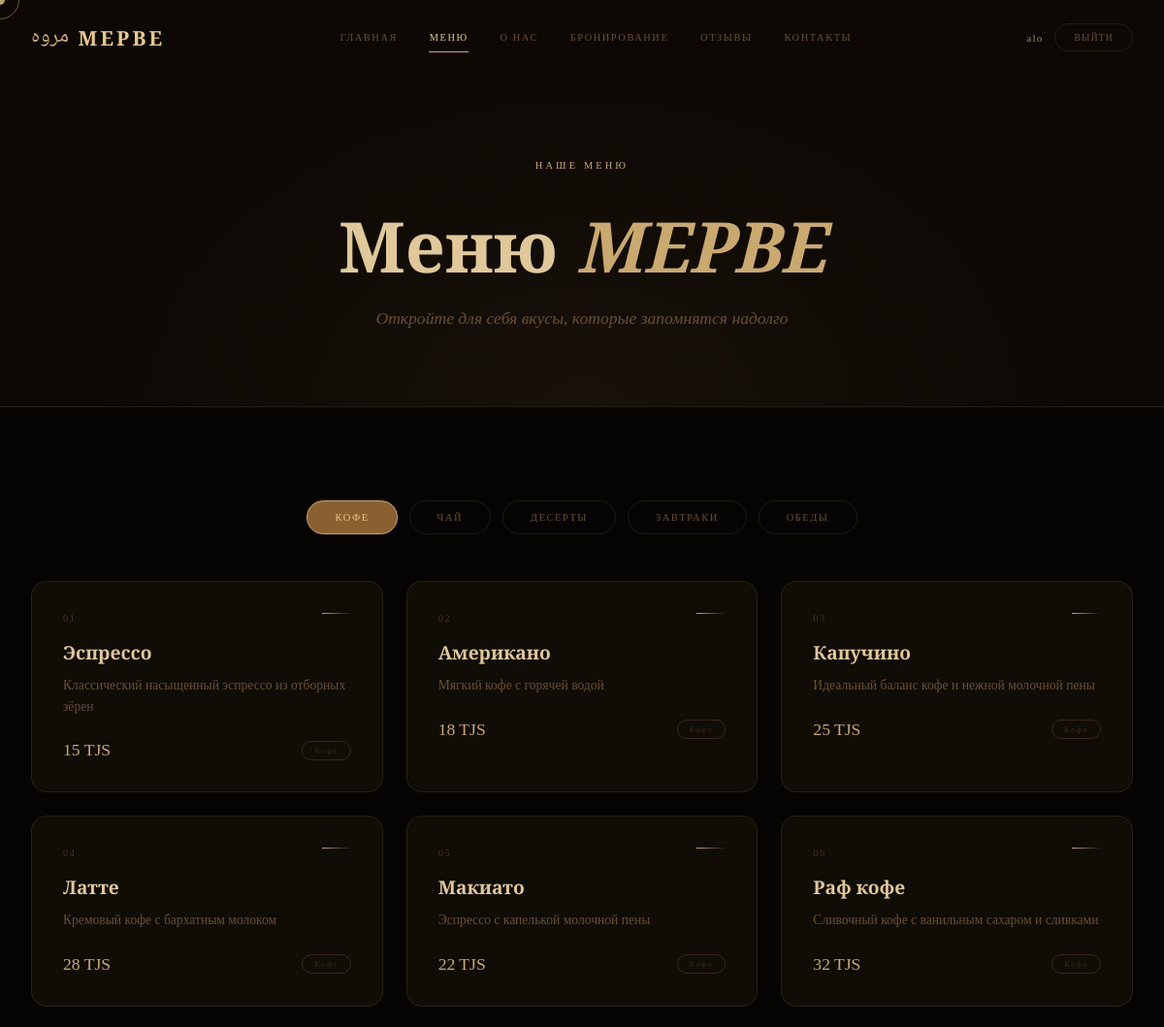
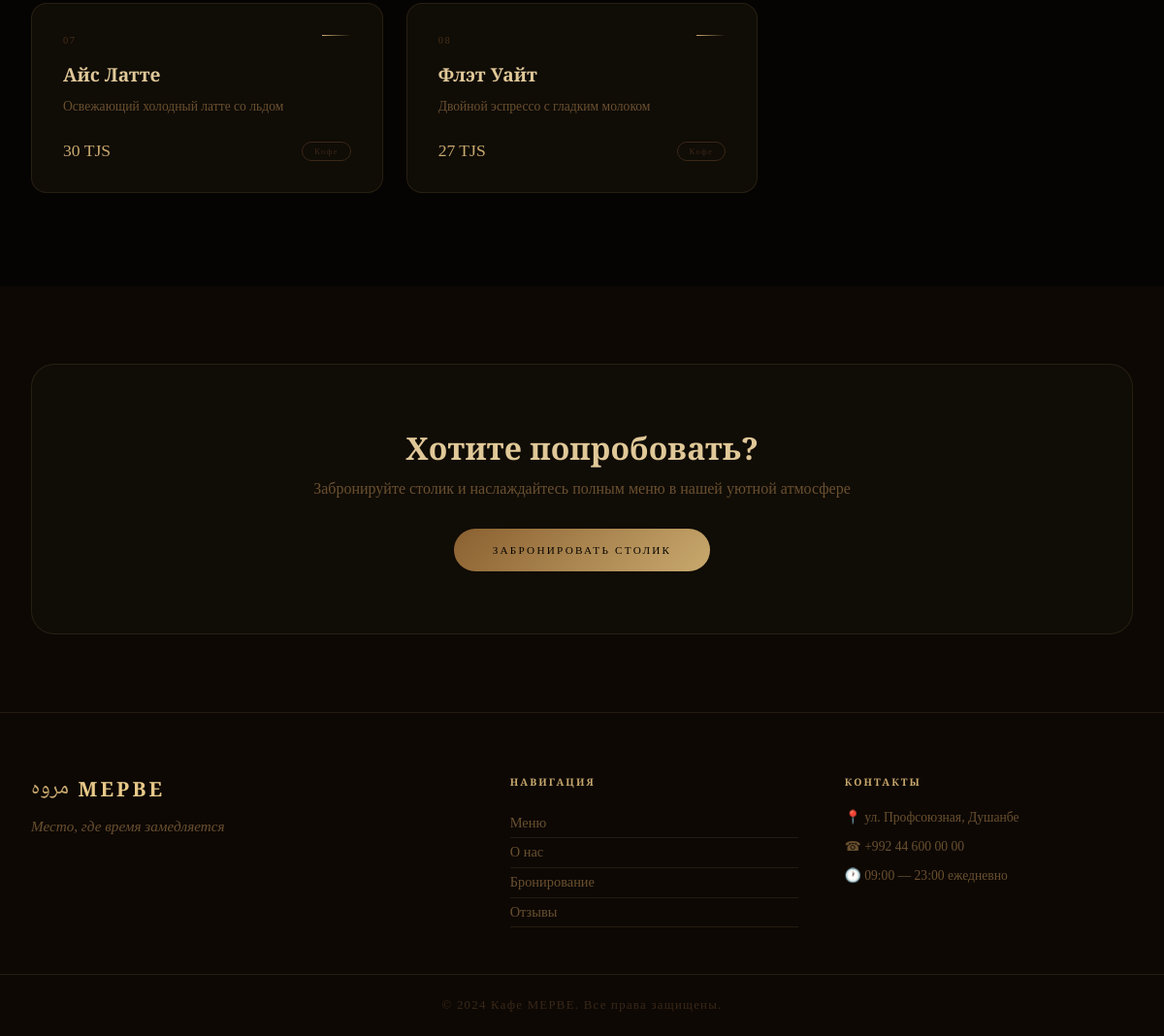
/menu (signed in), run on the app's committed database (2 pictures, top to bottom).
### tables this page shows
CREATE TABLE menu_items (
        id INTEGER PRIMARY KEY AUTOINCREMENT,
        category TEXT NOT NULL,
        name TEXT NOT NULL,
        description TEXT,
        price REAL NOT NULL
    );

### app.py (the view)
@app.route('/menu')
def menu():
    conn = get_db()
    items = conn.execute('SELECT * FROM menu_items ORDER BY category,id').fetchall()
    conn.close()
    categories = {
        'coffee':   {'name':'Кофе',    'icon':'coffee',   'dishes':[]},
        'tea':      {'name':'Чай',     'icon':'leaf',     'dishes':[]},
        'desserts': {'name':'Десерты', 'icon':'cake',     'dishes':[]},
        'breakfast':{'name':'Завтраки','icon':'sun',      'dishes':[]},
        'lunch':    {'name':'Обеды',   'icon':'utensils', 'dishes':[]},
    }
    for item in items:
        if item['category'] in categories:
            categories[item['category']]['dishes'].append(item)
    return render_template('menu.html', categories=categories)

### app.py (called while the page is built)
def get_db():
    conn = sqlite3.connect(DATABASE)
    conn.row_factory = sqlite3.Row
    return conn

### templates/menu.html (shortened to what this page needs)
{% extends 'base.html' %}
{% block content %}
<section class="page-hero">
  <div class="page-hero-content">
    <span class="section-eyebrow">Наше меню</span>
    <h1 class="page-title">Меню <em>МЕРВЕ</em></h1>
    <p>Откройте для себя вкусы, которые запомнятся надолго</p>
  </div>
</section>
<section class="section menu-section">
  <div class="container">
    <div class="menu-tabs reveal-up">
      {% for key, cat in categories.items() %}
      <button class="menu-tab {% if loop.first %}active{% endif %}" data-cat="{{ key }}">
        {{ cat.name }}
      </button>
      {% endfor %}
    </div>
    {% for key, cat in categories.items() %}
    <div class="menu-panel {% if loop.first %}active{% endif %}" id="panel-{{ key }}">
      <div class="menu-grid">
        {% for item in cat.dishes %}
        <div class="menu-card tilt-card reveal-up" style="animation-delay: {{ loop.index0 * 0.05 }}s">
          <div class="menu-card-inner">
            <div class="menu-card-top">
              <span class="menu-item-num">{{ '%02d' % loop.index }}</span>
              <div class="menu-item-shine"></div>
            </div>
            <h3 class="menu-item-name">{{ item.name }}</h3>
            <p class="menu-item-desc">{{ item.description }}</p>
            <div class="menu-item-footer">
              <span class="menu-item-price">{{ item.price | int }} TJS</span>
              <span class="menu-item-tag">{{ cat.name }}</span>
            </div>
          </div>
        </div>
        {% endfor %}
      </div>
    </div>
    {% endfor %}
  </div>
</section>
<section class="menu-cta-section">
  <div class="container">
    <div class="menu-cta reveal-up">
      <h2>Хотите попробовать?</h2>
      <p>Забронируйте столик и наслаждайтесь полным меню в нашей уютной атмосфере</p>
      <a href="{{ url_for('booking') }}" class="btn-gold">Забронировать столик</a>
    </div>
  </div>
</section>
{% endblock %}

### templates/base.html (shortened to what this page needs)
<!DOCTYPE html>
<html lang="ru">
<head>
  <link rel="stylesheet" href="{{ url_for('static', filename='css/style.css') }}"/>
</head>
<body>
<nav class="navbar" id="navbar">
  <div class="nav-container">
    <a href="{{ url_for('index') }}" class="nav-logo">
      <span class="logo-arabic">مروه</span>
      <span class="logo-text">МЕРВЕ</span>
    </a>
    <div class="nav-links" id="nav-links">
      <a href="{{ url_for('index') }}" class="nav-link {% if request.endpoint=='index' %}active{% endif %}">Главная</a>
      <a href="{{ url_for('menu') }}" class="nav-link {% if request.endpoint=='menu' %}active{% endif %}">Меню</a>
      <a href="{{ url_for('about') }}" class="nav-link {% if request.endpoint=='about' %}active{% endif %}">О нас</a>
      <a href="{{ url_for('booking') }}" class="nav-link {% if request.endpoint=='booking' %}active{% endif %}">Бронирование</a>
      <a href="{{ url_for('reviews') }}" class="nav-link {% if request.endpoint=='reviews' %}active{% endif %}">Отзывы</a>
      <a href="{{ url_for('contact') }}" class="nav-link {% if request.endpoint=='contact' %}active{% endif %}">Контакты</a>
    </div>
    <div class="nav-auth">
      {% if session.get('user_id') %}
        <span class="nav-user">{{ session.username }}</span>
        <a href="{{ url_for('logout') }}" class="btn-nav">Выйти</a>
      {% else %}
        <a href="{{ url_for('login') }}" class="btn-nav">Войти</a>
        <a href="{{ url_for('register') }}" class="btn-nav btn-nav-fill">Регистрация</a>
      {% endif %}
    </div>
  </div>
</nav>
{% block content %}{% endblock %}
<footer class="footer">
  <div class="footer-inner">
    <div class="footer-brand">
      <div class="footer-logo">
        <span class="logo-arabic">مروه</span>
        <span class="logo-text">МЕРВЕ</span>
      </div>
      <p class="footer-tagline">Место, где время замедляется</p>
    </div>
    <div class="footer-links">
      <h4>Навигация</h4>
      <a href="{{ url_for('menu') }}">Меню</a>
      <a href="{{ url_for('about') }}">О нас</a>
      <a href="{{ url_for('booking') }}">Бронирование</a>
      <a href="{{ url_for('reviews') }}">Отзывы</a>
    </div>
    <div class="footer-contact">
      <h4>Контакты</h4>
      <p>📍 ул. Профсоюзная, Душанбе</p>
      <p>☎ +992 44 600 00 00</p>
      <p>🕐 09:00 — 23:00 ежедневно</p>
    </div>
  </div>
  <div class="footer-bottom">
    <p>&copy; 2024 Кафе МЕРВЕ. Все права защищены.</p>
  </div>
</footer>
</body>
</html>

### data on the page
menu_items: index "01", name "Эспрессо", description "Классический насыщенный эспрессо из отборных зёрен", price "15", name "Кофе"
menu_items: index "02", name "Американо", description "Мягкий кофе с горячей водой", price "18", name "Кофе"
menu_items: index "03", name "Капучино", description "Идеальный баланс кофе и нежной молочной пены", price "25", name "Кофе"
menu_items: index "04", name "Латте", description "Кремовый кофе с бархатным молоком", price "28", name "Кофе"
menu_items: index "05", name "Макиато", description "Эспрессо с капелькой молочной пены", price "22", name "Кофе"
menu_items: index "06", name "Раф кофе", description "Сливочный кофе с ванильным сахаром и сливками", price "32", name "Кофе"
menu_items: index "07", name "Айс Латте", description "Освежающий холодный латте со льдом", price "30", name "Кофе"
menu_items: index "08", name "Флэт Уайт", description "Двойной эспрессо с гладким молоком", price "27", name "Кофе"

### other printed values
{{ session.username }} "alo"
{{ cat.name }} "КОФЕ" "ЧАЙ" "ДЕСЕРТЫ" "ЗАВТРАКИ" "ОБЕДЫ"
